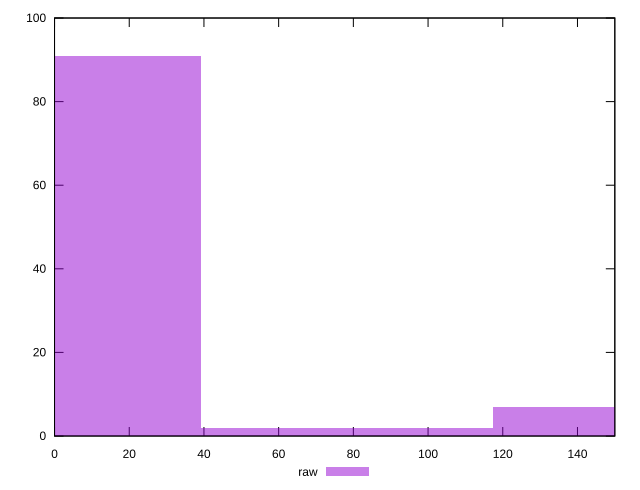

The gnuplot source for this figure:
reset

$raw <<EOF
0 91
156.38994140757424 7
78.19497070378712 2
EOF

set key outside below
set boxwidth 78.19497070378712
set xrange [0:150]
set yrange [0:100]
set trange [0:100]
set style fill transparent solid 0.5 noborder
set terminal svg size 640, 490 enhanced background rgb 'white'
set output "report_00017_2021-02-10T15-08-03.406Z/unminified-javascript/samples/pages/raw/histogram.svg"

plot $raw title "raw" with boxes

reset
